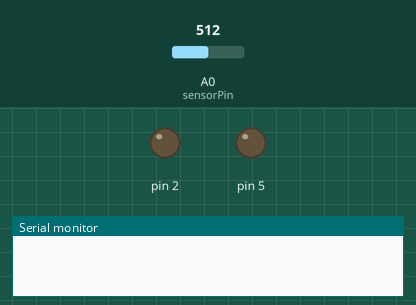
This sketch was run on a simulated Arduino Uno, built for the host (arithmetic inside an expression is 32-bit, double 64-bit). On the bench: output pins drawn as LEDs (lit = HIGH), the last lines printed to the serial monitor. Inputs (shaded band) come from the test bench; at power-on: A0 (sensorPin) = 512. WiFi joins after 1.5 s; servers stay silent unless stated; uploads are accepted with an empty reply.

Above: at 0.0 s.
At 1.6 s:
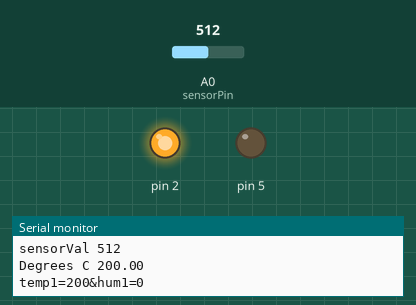
Timing chart, 0 to 3.1 s (numbered marks = the images above):
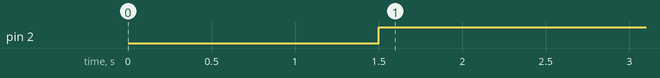

Measured:
- by itself, pin 2: LOW → HIGH at 1.5 s

The sketch:

radish_tempuatre.ino
```cpp
#include <Ethernet.h>

EthernetClient client;

byte mac[] = { 0x00, 0xAA, 0xBB, 0xCC, 0xDE, 0x01 }; // RESERVED MAC ADDRESS

const int sensorPin= A0;
const float baseLineTemp = 20.0;
long previousMillis = 0;
unsigned long currentMillis = 0;
long interval = 250000; // READING INTERVAL
String data;

void setup() {
  // put your setup code here, to run once:
  Serial.begin(9600);
    if (Ethernet.begin(mac) == 0) {
    Serial.println("Failed to configure Ethernet using DHCP");
  }
  pinMode(2,OUTPUT);
  pinMode(5,OUTPUT);
}

void loop() {
  // put your main code here, to run repeatedly:

int sensorVal = analogRead(sensorPin);
Serial.print("sensorVal ");
Serial.println(sensorVal);
float voltage = (sensorVal/1024.0)*5.0;
float temperature = (voltage-0.5)*100;
Serial.print("Degrees C ");
Serial.println(temperature);
if(temperature>30.0)
digitalWrite(2,HIGH);
else
digitalWrite(2,LOW);

if(temperature<=30.0)
digitalWrite(4,HIGH);
else
digitalWrite(4,LOW);


  currentMillis = millis();
  if(currentMillis - previousMillis > interval) { // READ ONLY ONCE PER INTERVAL
    previousMillis = currentMillis;
  }

  data = "temp1=" + String((int)temperature) + String("&hum1=0");
Serial.println(data);
  if (client.connect("www.radishai.com",80)) { // REPLACE WITH YOUR SERVER ADDRESS
    client.println("POST /add.php HTTP/1.1");
    client.println("Host: www.radishai.com"); // SERVER ADDRESS HERE TOO
    client.println("Content-Type: application/x-www-form-urlencoded");
    client.print("Content-Length: ");
    client.println(data.length());
    client.println();
    client.print(data);
  }

  if (client.connected()) {
    client.stop();  // DISCONNECT FROM THE SERVER
  }

  delay(60000); // WAIT FIVE MINUTES BEFORE SENDING AGAIN


}
```
